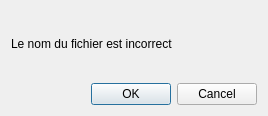
<?xml version="1.0" encoding="UTF-8"?>
<ui version="4.0">
 <class>Error</class>
 <widget class="QDialog" name="Error">
  <property name="geometry">
   <rect>
    <x>0</x>
    <y>0</y>
    <width>268</width>
    <height>116</height>
   </rect>
  </property>
  <property name="windowTitle">
   <string>Erreur</string>
  </property>
  <layout class="QGridLayout" name="gridLayout">
   <item row="0" column="0">
    <widget class="QLabel" name="label">
     <property name="text">
      <string>Le nom du fichier est incorrect</string>
     </property>
    </widget>
   </item>
   <item row="1" column="0">
    <widget class="QDialogButtonBox" name="buttonBox">
     <property name="orientation">
      <enum>Qt::Horizontal</enum>
     </property>
     <property name="standardButtons">
      <set>QDialogButtonBox::Cancel|QDialogButtonBox::Ok</set>
     </property>
    </widget>
   </item>
  </layout>
 </widget>
 <resources/>
 <connections>
  <connection>
   <sender>buttonBox</sender>
   <signal>accepted()</signal>
   <receiver>Error</receiver>
   <slot>accept()</slot>
   <hints>
    <hint type="sourcelabel">
     <x>248</x>
     <y>254</y>
    </hint>
    <hint type="destinationlabel">
     <x>157</x>
     <y>274</y>
    </hint>
   </hints>
  </connection>
  <connection>
   <sender>buttonBox</sender>
   <signal>rejected()</signal>
   <receiver>Error</receiver>
   <slot>reject()</slot>
   <hints>
    <hint type="sourcelabel">
     <x>316</x>
     <y>260</y>
    </hint>
    <hint type="destinationlabel">
     <x>286</x>
     <y>274</y>
    </hint>
   </hints>
  </connection>
 </connections>
</ui>
